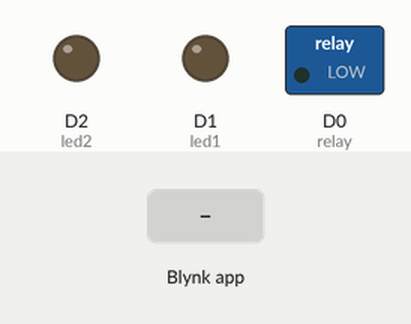
Recording of a sketch running on a simulated ESP8266 (NodeMCU). Shown: switched loads named in the sketch (green lamp = pin HIGH), output pins drawn as LEDs (lit = HIGH). Inputs (shaded band) come from the test bench. WiFi joins after 1.5 s; servers stay silent unless stated.

Above: at 3.0 s.
3.1 s: Blynk app writes 1 to V0
At 4.3 s:
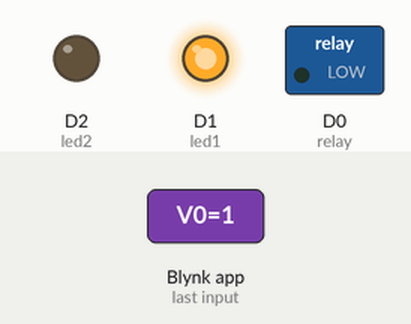
4.6 s: Blynk app writes 1 to V1
At 5.5 s:
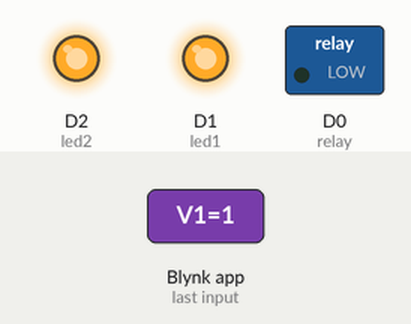
6.1 s: Blynk app writes 0 to V0
At 6.6 s:
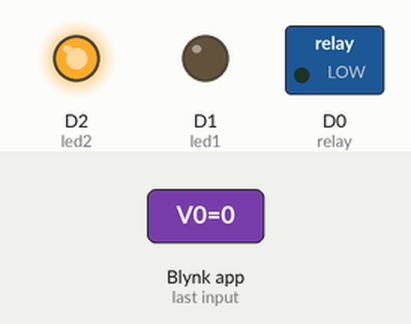
7.6 s: Blynk app writes 1 to V2
At 8.8 s:
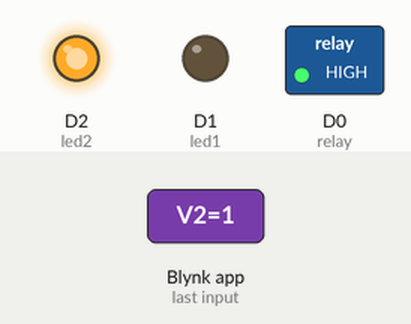
9.1 s: Blynk app writes 200 to V0
At 10.1 s:
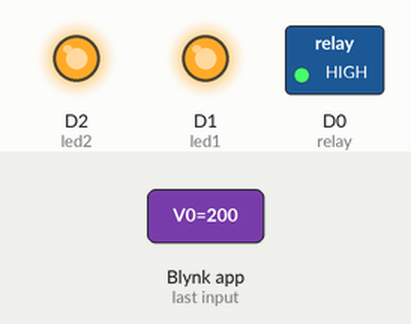
10.6 s: Blynk app writes 0 to V1
At 11.3 s:
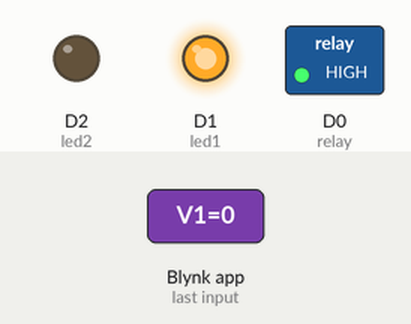
Timing chart, 0 to 13.1 s (numbered marks = the images above; inputs shaded):
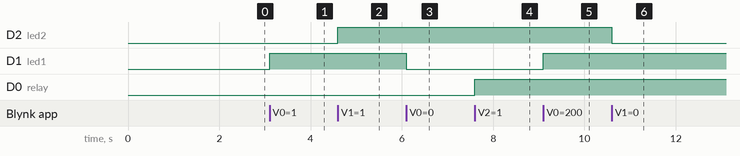

The sketch:

ESP8266_BLINK.ino
```cpp
#define BLYNK_PRINT Serial


#define BLYNK_TEMPLATE_ID "TMPL6Ehj-JpIR"
#define BLYNK_TEMPLATE_NAME "KONTROL LAMPU"
#define BLYNK_AUTH_TOKEN "FTlKapwKLLbT92jw8NaGRKyDlJVO7YEw"

#include <ESP8266WiFi.h>
#include <BlynkSimpleEsp8266.h>

// Your WiFi credentials.
// Set password to "" for open networks.
char ssid[] = "lab electronic";
char pass[] = "Labelec24!";

const int led1 = D1;
const int led2 = D2;
const int relay = D0;
int statusled;
void setup()
{
  pinMode(led1,OUTPUT);
  pinMode(led2,OUTPUT);
  pinMode(relay,OUTPUT);
  Serial.begin(9600);
  Blynk.begin(BLYNK_AUTH_TOKEN, ssid, pass);
}
BLYNK_WRITE(V0){
  statusled = param.asInt();
  digitalWrite (led1, statusled);
}

BLYNK_WRITE(V1){
  statusled = param.asInt();
  digitalWrite (led2, statusled);
}

BLYNK_WRITE(V2){
  statusled = param.asInt();
  digitalWrite (relay, statusled);
}
void loop()
{
  Blynk.run();
}
```

Measured:
- after the input at 3.1 s, D1 (led1): LOW → HIGH at once
- after the input at 4.6 s, D2 (led2): LOW → HIGH at once
- after the input at 6.1 s, D1 (led1): HIGH → LOW at once
- after the input at 7.6 s, D0 (relay): LOW → HIGH at once
- after the input at 9.1 s, D1 (led1): LOW → HIGH at once
- after the input at 10.6 s, D2 (led2): HIGH → LOW at once
